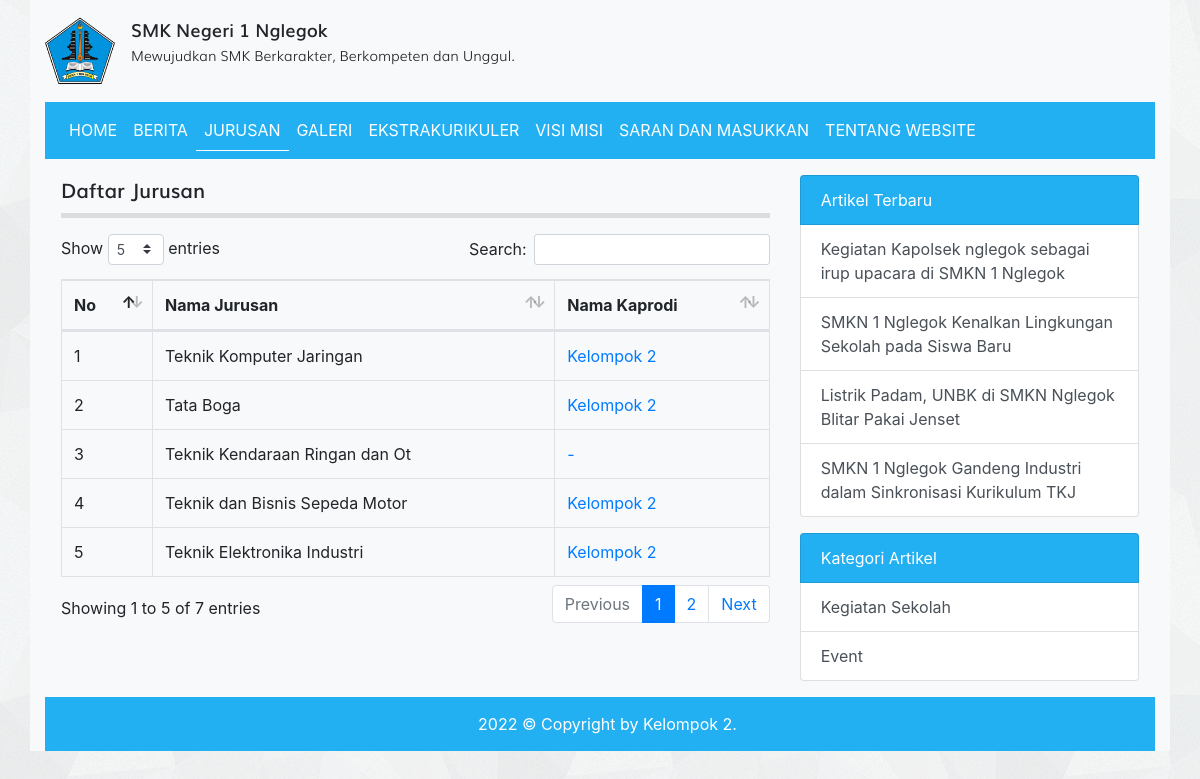
The app's page /jurusan.php with its own data.
### tables this page shows
CREATE TABLE `tbl_jurusan` (
  `id` int(11) NOT NULL,
  `nama_jurusan` varchar(30) DEFAULT NULL,
  `ka_prodi` int(11) DEFAULT NULL
);

CREATE TABLE `tbl_guru` (
  `id` int(11) NOT NULL,
  `nama` varchar(100) DEFAULT NULL,
  `nip` int(10) DEFAULT NULL,
  `jenis_kelamin` enum('L','P') DEFAULT NULL,
  `no_hp` varchar(12) DEFAULT NULL,
  `tempat_lahir` varchar(50) DEFAULT NULL,
  `tanggal_lahir` date DEFAULT NULL,
  `mata_pelajaran` varchar(50) DEFAULT NULL,
  `alamat` varchar(100) DEFAULT NULL,
  `foto` varchar(100) DEFAULT NULL
);

CREATE TABLE `tbl_artikel` (
  `id` int(11) NOT NULL,
  `judul` varchar(255) DEFAULT NULL,
  `isi` text DEFAULT NULL,
  `tanggal` date DEFAULT NULL,
  `foto` varchar(100) DEFAULT NULL,
  `id_kategori` int(11) DEFAULT NULL
);

CREATE TABLE `tbl_kategori_artikel` (
  `id` int(11) NOT NULL,
  `nama_kategori` varchar(30) DEFAULT NULL
);

### jurusan.php (the view, shortened to what this page needs)
<?php
require_once 'koneksi.php';
$query = mysqli_query($koneksi, "SELECT tbl_jurusan.id AS id, tbl_jurusan.nama_jurusan, tbl_jurusan.ka_prodi, tbl_guru.nama, tbl_guru.id AS id_guru FROM tbl_jurusan LEFT JOIN tbl_guru on tbl_jurusan.ka_prodi = tbl_guru.id");
$no = 1;
?>
<!DOCTYPE html>
<html>
<head>
	<link rel="stylesheet" href="resources/datatables/datatables.min.css">
	<link rel="stylesheet" href="resources/fonts/stylesheet.css">
	<link rel="stylesheet" href="resources/css/bootstrap.min.css">
	<link rel="stylesheet" href="resources/css/style.css">
</head>
<body>
	<div class="container bg-light">
		<div class="logo clearfix">
			<div class="float-left mt-3 mb-3">
				<img src="resources/images/logo1.png" alt="Logo Sekolah" width="70px" class="float-left mr-3">
				<div class="text float-right">
					<span class="smk">SMK Negeri 1 Nglegok</span><br>
					<span class="visi">Mewujudkan SMK Berkarakter, Berkompeten dan Unggul.</span>
				</div>
			</div>
		</div>
		<?php require_once 'navbar.php'; ?>
		<div class="row p-3">
			<div class="col-md-8">
				<div class="title mb-3">
					Daftar Jurusan
				</div>
				<table id="table_id" class="dataTable table table-bordered">
				    <thead>
				        <tr>
				            <th>No</th>
				            <th>Nama Jurusan</th>
				            <th>Nama Kaprodi</th>
				        </tr>
				    </thead>
				    <tbody>
				        <?php while($row = mysqli_fetch_assoc($query)) : ?>
				        	<tr>
				        		<td><?= $no++ ?></td>
				        		<td><?= $row['nama_jurusan'] ?></td>
				        		<td><a href="detail_guru.php?id=<?= $row['id_guru'] ?>" target="_blank"><?= isset($row['nama']) ? $row['nama'] : '-' ?></a></td>
				        	</tr>
						<?php endwhile; ?>
				    </tbody>
				</table>
			</div>
			<?php require 'sidebar.php'; ?>
		</div>
		<div class="text-white footer">
		2022 © Copyright by Kelompok 2.
		</div>
	</div>
</body>
</html>

### sidebar.php
<?php
$query_artikel_terbaru = mysqli_query($koneksi, "SELECT * FROM tbl_artikel ORDER BY tanggal ASC LIMIT 4");
$query_kategori_artikel= mysqli_query($koneksi, "SELECT * FROM tbl_kategori_artikel LIMIT 4");
?>
<div class="col-sm-4">
	<div class="list-group">
		<span class="list-group-item text-white" style="background-color: #22b0f2">Artikel Terbaru</span>
		<?php while($artikel_terbaru = mysqli_fetch_assoc($query_artikel_terbaru)) : ?>
			<a href="detail_artikel.php?id=<?= $artikel_terbaru['id'] ?>" class="list-group-item list-group-item-action"><?= $artikel_terbaru['judul'] ?></a>
		<?php endwhile; ?>
	</div>
	<div class="list-group">
		<span class="list-group-item text-white mt-3" style="background-color: #22b0f2">Kategori Artikel</span>
		<?php while($kategori_artikel = mysqli_fetch_assoc($query_kategori_artikel)) : ?>
			<a href="kategori.php?id=<?= $kategori_artikel['id'] ?>" class="list-group-item list-group-item-action"><?= $kategori_artikel['nama_kategori'] ?></a>
		<?php endwhile; ?>
	</div>
</div>

### resources/css/style.css (style rules this page uses)
body { background-image: url('../images/bg_all.jpg'); }
.smk { font-family: 'mulisemibold'; font-size: 18px; }
.visi { font-family: 'mulilight'; font-size: 14px; }
.title { font-family: 'mulisemibold'; font-size: 20px; padding-bottom: 7.5px; border-bottom: 5px solid #ddd }
.footer { background-color: #22b0f2; padding: 15px 15px 15px 30px; text-align: center; }

### records on screen
tbl_jurusan: nama_jurusan "Teknik Komputer Jaringan", ka_prodi.nama "Kelompok 2"
tbl_jurusan: nama_jurusan "Tata Boga", ka_prodi.nama "Kelompok 2"
tbl_jurusan: nama_jurusan "Teknik Kendaraan Ringan dan Ot"
tbl_jurusan: nama_jurusan "Teknik dan Bisnis Sepeda Motor", ka_prodi.nama "Kelompok 2"
tbl_jurusan: nama_jurusan "Teknik Elektronika Industri", ka_prodi.nama "Kelompok 2"
tbl_artikel: judul "Kegiatan Kapolsek nglegok sebagai irup upacara di SMKN 1 Nglegok"
tbl_artikel: judul "SMKN 1 Nglegok Kenalkan Lingkungan Sekolah pada Siswa Baru"
tbl_artikel: judul "Listrik Padam, UNBK di SMKN Nglegok Blitar Pakai Jenset"
tbl_artikel: judul "SMKN 1 Nglegok Gandeng Industri dalam Sinkronisasi Kurikulum TKJ"
tbl_kategori_artikel: nama_kategori "Kegiatan Sekolah"
tbl_kategori_artikel: nama_kategori "Event"
